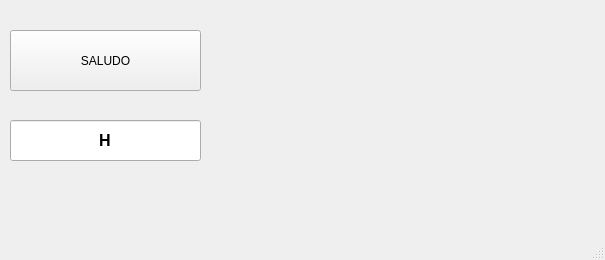
<?xml version="1.0" encoding="UTF-8"?>
<ui version="4.0">
 <class>MainWindow</class>
 <widget class="QMainWindow" name="MainWindow">
  <property name="geometry">
   <rect>
    <x>0</x>
    <y>0</y>
    <width>605</width>
    <height>260</height>
   </rect>
  </property>
  <property name="windowTitle">
   <string>MainWindow</string>
  </property>
  <widget class="QWidget" name="centralwidget">
   <widget class="QPushButton" name="btn_saludar">
    <property name="geometry">
     <rect>
      <x>10</x>
      <y>30</y>
      <width>191</width>
      <height>61</height>
     </rect>
    </property>
    <property name="text">
     <string>SALUDO</string>
    </property>
   </widget>
   <widget class="QLineEdit" name="lineEdit">
    <property name="geometry">
     <rect>
      <x>10</x>
      <y>120</y>
      <width>191</width>
      <height>41</height>
     </rect>
    </property>
    <property name="font">
     <font>
      <pointsize>12</pointsize>
      <bold>true</bold>
     </font>
    </property>
    <property name="text">
     <string>H</string>
    </property>
    <property name="alignment">
     <set>Qt::AlignCenter</set>
    </property>
   </widget>
  </widget>
  <widget class="QMenuBar" name="menubar">
   <property name="geometry">
    <rect>
     <x>0</x>
     <y>0</y>
     <width>605</width>
     <height>24</height>
    </rect>
   </property>
  </widget>
  <widget class="QStatusBar" name="statusbar"/>
 </widget>
 <resources/>
 <connections/>
</ui>
